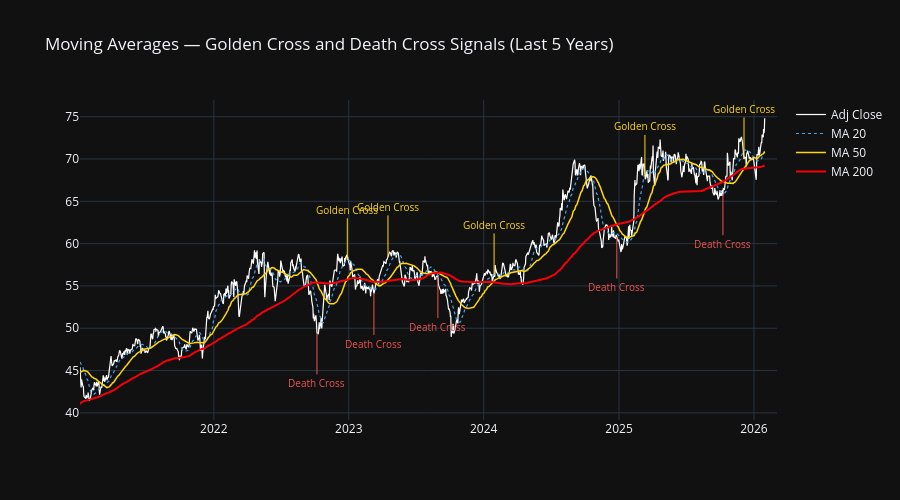

Here is the notebook cell this chart was saved with:
### Code cell
recent = df[df['year'] >= df['year'].max() - 5]

fig = go.Figure()

fig.add_trace(go.Scatter(
    x=recent['date'], y=recent['adj_close'],
    name='Adj Close', line=dict(color='white', width=1.2)
))
fig.add_trace(go.Scatter(
    x=recent['date'], y=recent['ma_20'],
    name='MA 20', line=dict(color='#42a5f5', width=1.2, dash='dot')
))
fig.add_trace(go.Scatter(
    x=recent['date'], y=recent['ma_50'],
    name='MA 50', line=dict(color='#FFD60A', width=1.5)
))
fig.add_trace(go.Scatter(
    x=recent['date'], y=recent['ma_200'],
    name='MA 200', line=dict(color=COKE_RED, width=2)
))

cross = recent.copy().dropna(subset=['ma_50','ma_200'])
cross['signal'] = np.where(cross['ma_50'] > cross['ma_200'], 1, -1)
cross['cross']  = cross['signal'].diff()

golden = cross[cross['cross'] == 2]
death  = cross[cross['cross'] == -2]

for _, row in golden.iterrows():
    fig.add_annotation(x=row['date'], y=row['adj_close'],
                       text='Golden Cross', showarrow=True,
                       arrowcolor='#FFD60A', font=dict(color='#FFD60A', size=10),
                       ax=0, ay=-50)
for _, row in death.iterrows():
    fig.add_annotation(x=row['date'], y=row['adj_close'],
                       text='Death Cross', showarrow=True,
                       arrowcolor='#ef5350', font=dict(color='#ef5350', size=10),
                       ax=0, ay=50)

fig.update_layout(
    title='Moving Averages — Golden Cross and Death Cross Signals (Last 5 Years)',
    template='plotly_dark', height=500, hovermode='x unified'
)
fig.show()

### Figure 1 — Plotly figure (JSON) as saved in the notebook; plotly's stock layout.template omitted (floating-point values rounded to 4 significant figures; data arrays with more than 128 entries replaced by an {"elided": "..."} marker saying what was removed)
{"data": [{"line": {"color": "white", "width": 1.2}, "name": "Adj Close", "type": "scatter", "x": {"elided": "1275 str values"}, "y": {"elided": "1275 float values"}}, {"line": {"color": "#42a5f5", "dash": "dot", "width": 1.2}, "name": "MA 20", "type": "scatter", "x": {"elided": "1275 str values"}, "y": {"elided": "1275 float values"}}, {"line": {"color": "#FFD60A", "width": 1.5}, "name": "MA 50", "type": "scatter", "x": {"elided": "1275 str values"}, "y": {"elided": "1275 float values"}}, {"line": {"color": "#F40009", "width": 2}, "name": "MA 200", "type": "scatter", "x": {"elided": "1275 str values"}, "y": {"elided": "1275 float values"}}], "layout": {"annotations": [{"arrowcolor": "#FFD60A", "ax": 0, "ay": -50, "font": {"color": "#FFD60A", "size": 10}, "showarrow": true, "text": "Golden Cross", "x": "2022-12-28T00:00:00", "y": 58.09}, {"arrowcolor": "#FFD60A", "ax": 0, "ay": -50, "font": {"color": "#FFD60A", "size": 10}, "showarrow": true, "text": "Golden Cross", "x": "2023-04-17T00:00:00", "y": 58.43}, {"arrowcolor": "#FFD60A", "ax": 0, "ay": -50, "font": {"color": "#FFD60A", "size": 10}, "showarrow": true, "text": "Golden Cross", "x": "2024-01-29T00:00:00", "y": 56.3}, {"arrowcolor": "#FFD60A", "ax": 0, "ay": -50, "font": {"color": "#FFD60A", "size": 10}, "showarrow": true, "text": "Golden Cross", "x": "2025-03-12T00:00:00", "y": 67.94}, {"arrowcolor": "#FFD60A", "ax": 0, "ay": -50, "font": {"color": "#FFD60A", "size": 10}, "showarrow": true, "text": "Golden Cross", "x": "2025-12-05T00:00:00", "y": 70}, {"arrowcolor": "#ef5350", "ax": 0, "ay": 50, "font": {"color": "#ef5350", "size": 10}, "showarrow": true, "text": "Death Cross", "x": "2022-10-07T00:00:00", "y": 49.46}, {"arrowcolor": "#ef5350", "ax": 0, "ay": 50, "font": {"color": "#ef5350", "size": 10}, "showarrow": true, "text": "Death Cross", "x": "2023-03-10T00:00:00", "y": 54.1}, {"arrowcolor": "#ef5350", "ax": 0, "ay": 50, "font": {"color": "#ef5350", "size": 10}, "showarrow": true, "text": "Death Cross", "x": "2023-08-30T00:00:00", "y": 56.1}, {"arrowcolor": "#ef5350", "ax": 0, "ay": 50, "font": {"color": "#ef5350", "size": 10}, "showarrow": true, "text": "Death Cross", "x": "2024-12-26T00:00:00", "y": 60.78}, {"arrowcolor": "#ef5350", "ax": 0, "ay": 50, "font": {"color": "#ef5350", "size": 10}, "showarrow": true, "text": "Death Cross", "x": "2025-10-09T00:00:00", "y": 65.91}], "height": 500, "hovermode": "x unified", "title": {"text": "Moving Averages — Golden Cross and Death Cross Signals (Last 5 Years)"}}}
